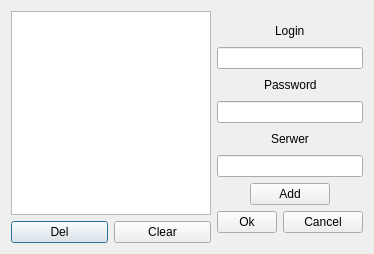
<?xml version="1.0" encoding="UTF-8"?>
<ui version="4.0">
 <class>AccountManager</class>
 <widget class="QDialog" name="AccountManager">
  <property name="geometry">
   <rect>
    <x>0</x>
    <y>0</y>
    <width>363</width>
    <height>254</height>
   </rect>
  </property>
  <property name="windowTitle">
   <string>Dialog</string>
  </property>
  <layout class="QHBoxLayout" name="horizontalLayout_7">
   <item>
    <layout class="QVBoxLayout" name="verticalLayout">
     <item>
      <widget class="QListWidget" name="listWidget">
       <property name="minimumSize">
        <size>
         <width>200</width>
         <height>0</height>
        </size>
       </property>
       <property name="maximumSize">
        <size>
         <width>250</width>
         <height>16777215</height>
        </size>
       </property>
      </widget>
     </item>
     <item>
      <layout class="QHBoxLayout" name="horizontalLayout">
       <item>
        <widget class="QPushButton" name="pushButtonDel">
         <property name="text">
          <string>Del</string>
         </property>
        </widget>
       </item>
       <item>
        <widget class="QPushButton" name="pushButtonClear">
         <property name="text">
          <string>Clear</string>
         </property>
        </widget>
       </item>
      </layout>
     </item>
    </layout>
   </item>
   <item>
    <layout class="QVBoxLayout" name="verticalLayout_2">
     <item>
      <spacer name="verticalSpacer">
       <property name="orientation">
        <enum>Qt::Vertical</enum>
       </property>
       <property name="sizeHint" stdset="0">
        <size>
         <width>20</width>
         <height>40</height>
        </size>
       </property>
      </spacer>
     </item>
     <item>
      <layout class="QHBoxLayout" name="horizontalLayout_5">
       <item>
        <spacer name="horizontalSpacer">
         <property name="orientation">
          <enum>Qt::Horizontal</enum>
         </property>
         <property name="sizeHint" stdset="0">
          <size>
           <width>40</width>
           <height>20</height>
          </size>
         </property>
        </spacer>
       </item>
       <item>
        <widget class="QLabel" name="label">
         <property name="text">
          <string>Login</string>
         </property>
        </widget>
       </item>
       <item>
        <spacer name="horizontalSpacer_2">
         <property name="orientation">
          <enum>Qt::Horizontal</enum>
         </property>
         <property name="sizeHint" stdset="0">
          <size>
           <width>40</width>
           <height>20</height>
          </size>
         </property>
        </spacer>
       </item>
      </layout>
     </item>
     <item>
      <widget class="QLineEdit" name="lineEditLogin"/>
     </item>
     <item>
      <layout class="QHBoxLayout" name="horizontalLayout_4">
       <item>
        <spacer name="horizontalSpacer_3">
         <property name="orientation">
          <enum>Qt::Horizontal</enum>
         </property>
         <property name="sizeHint" stdset="0">
          <size>
           <width>40</width>
           <height>20</height>
          </size>
         </property>
        </spacer>
       </item>
       <item>
        <widget class="QLabel" name="label_2">
         <property name="text">
          <string>Password</string>
         </property>
        </widget>
       </item>
       <item>
        <spacer name="horizontalSpacer_4">
         <property name="orientation">
          <enum>Qt::Horizontal</enum>
         </property>
         <property name="sizeHint" stdset="0">
          <size>
           <width>40</width>
           <height>20</height>
          </size>
         </property>
        </spacer>
       </item>
      </layout>
     </item>
     <item>
      <widget class="QLineEdit" name="lineEditPassword"/>
     </item>
     <item>
      <layout class="QHBoxLayout" name="horizontalLayout_3">
       <item>
        <spacer name="horizontalSpacer_5">
         <property name="orientation">
          <enum>Qt::Horizontal</enum>
         </property>
         <property name="sizeHint" stdset="0">
          <size>
           <width>40</width>
           <height>20</height>
          </size>
         </property>
        </spacer>
       </item>
       <item>
        <widget class="QLabel" name="label_3">
         <property name="text">
          <string>Serwer</string>
         </property>
        </widget>
       </item>
       <item>
        <spacer name="horizontalSpacer_6">
         <property name="orientation">
          <enum>Qt::Horizontal</enum>
         </property>
         <property name="sizeHint" stdset="0">
          <size>
           <width>40</width>
           <height>20</height>
          </size>
         </property>
        </spacer>
       </item>
      </layout>
     </item>
     <item>
      <widget class="QLineEdit" name="lineEditServer"/>
     </item>
     <item>
      <layout class="QHBoxLayout" name="horizontalLayout_2">
       <item>
        <spacer name="horizontalSpacer_7">
         <property name="orientation">
          <enum>Qt::Horizontal</enum>
         </property>
         <property name="sizeHint" stdset="0">
          <size>
           <width>40</width>
           <height>20</height>
          </size>
         </property>
        </spacer>
       </item>
       <item>
        <widget class="QPushButton" name="pushButtonAdd">
         <property name="text">
          <string>Add</string>
         </property>
        </widget>
       </item>
       <item>
        <spacer name="horizontalSpacer_8">
         <property name="orientation">
          <enum>Qt::Horizontal</enum>
         </property>
         <property name="sizeHint" stdset="0">
          <size>
           <width>40</width>
           <height>20</height>
          </size>
         </property>
        </spacer>
       </item>
      </layout>
     </item>
     <item>
      <layout class="QHBoxLayout" name="horizontalLayout_6">
       <item>
        <spacer name="horizontalSpacer_9">
         <property name="orientation">
          <enum>Qt::Horizontal</enum>
         </property>
         <property name="sizeHint" stdset="0">
          <size>
           <width>40</width>
           <height>20</height>
          </size>
         </property>
        </spacer>
       </item>
       <item>
        <widget class="QPushButton" name="pushButtonOk">
         <property name="minimumSize">
          <size>
           <width>60</width>
           <height>0</height>
          </size>
         </property>
         <property name="text">
          <string>Ok</string>
         </property>
        </widget>
       </item>
       <item>
        <spacer name="horizontalSpacer_10">
         <property name="orientation">
          <enum>Qt::Horizontal</enum>
         </property>
         <property name="sizeHint" stdset="0">
          <size>
           <width>40</width>
           <height>20</height>
          </size>
         </property>
        </spacer>
       </item>
       <item>
        <widget class="QPushButton" name="pushButtonCancel">
         <property name="text">
          <string>Cancel</string>
         </property>
        </widget>
       </item>
       <item>
        <spacer name="horizontalSpacer_11">
         <property name="orientation">
          <enum>Qt::Horizontal</enum>
         </property>
         <property name="sizeHint" stdset="0">
          <size>
           <width>40</width>
           <height>20</height>
          </size>
         </property>
        </spacer>
       </item>
      </layout>
     </item>
     <item>
      <spacer name="verticalSpacer_2">
       <property name="orientation">
        <enum>Qt::Vertical</enum>
       </property>
       <property name="sizeHint" stdset="0">
        <size>
         <width>20</width>
         <height>40</height>
        </size>
       </property>
      </spacer>
     </item>
    </layout>
   </item>
  </layout>
 </widget>
 <resources/>
 <connections/>
</ui>
